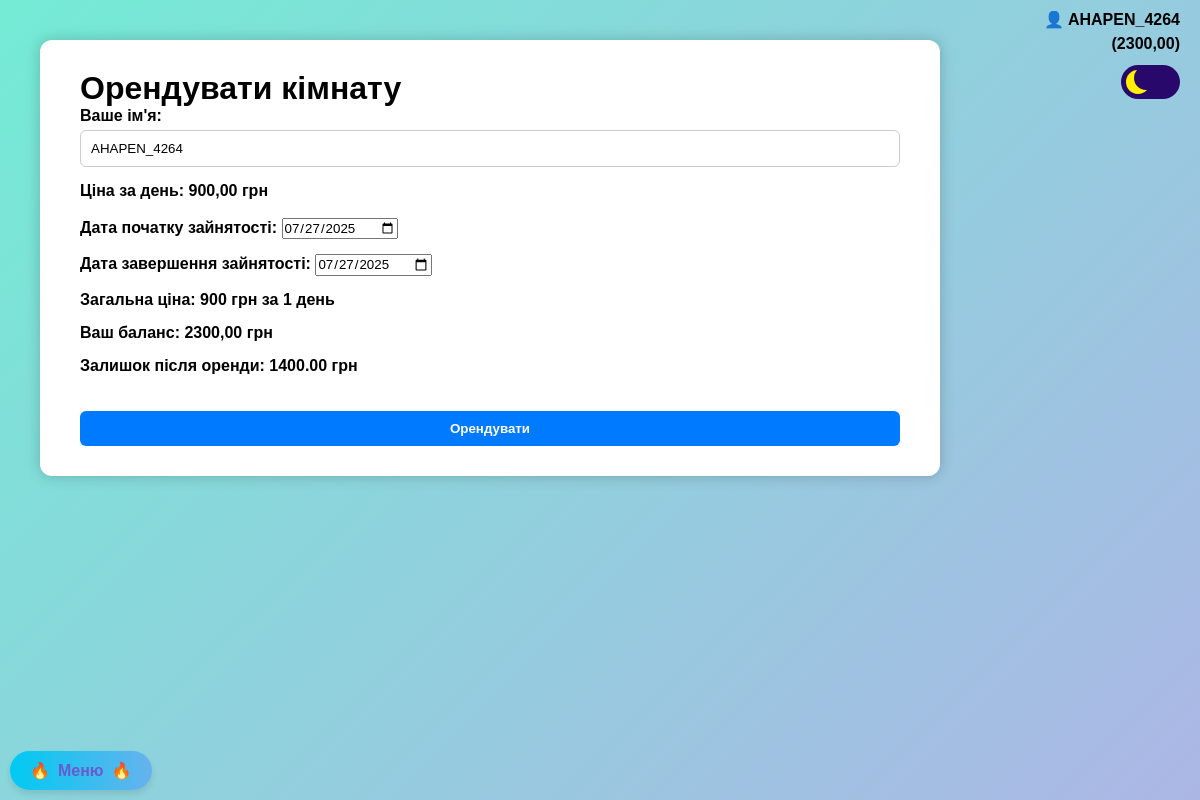
Page /rent/user_id=1/room_id=1 (signed in) on the committed database.
### app/models.py (models this page shows)
class User(AbstractUser):
    wallet = models.DecimalField(max_digits=10, decimal_places=2, default=0.00)
    phone_number = models.CharField(max_length=20, unique=True, null=True, blank=True)

class Room(models.Model):
    id = models.AutoField(primary_key=True)
    owner = models.ForeignKey(settings.AUTH_USER_MODEL, on_delete=models.CASCADE)
    title = models.CharField(max_length=200)
    description = models.TextField(null=True, blank=True)
    photo = models.ImageField(upload_to='photos/')
    price = models.DecimalField(max_digits=10, decimal_places=2, default=0.00)
    address = models.CharField(max_length=255)
    phone_number = models.CharField(max_length=15)
    created_at = models.DateTimeField(auto_now_add=True)
    first_data = models.DateField()
    last_data = models.DateField()

### app/views.py (the view, shortened to what this page needs)
# urls.py: path('rent/user_id=<int:user_id>/room_id=<int:room_id>', rent, name='rent'),
def rent(request, user_id, room_id):
    if user_id == 'none':
        return redirect('error-continued')
    try:
        user = User.objects.get(id=user_id)
    except User.DoesNotExist:
        return redirect('error-continued')
    room = get_object_or_404(Room, id=room_id)
    today = date.today()
    tomorrow = today + timedelta(days=1)
    context = {
        'title': f'Інформація про кімнату: {room.title}',
        'room': room,
        'user': request.user,
        'owner': user,
        'today': today.isoformat(),
        'tomorrow': tomorrow.isoformat(),
    }
    return render(request, 'rent.html', context)

### app/templates/rent.html (shortened to what this page needs)
{% extends 'base.html' %}
{% load static %}
{% block title %}
    <link rel="stylesheet" href="{% static 'css/rent.css' %}">
{% endblock %}
{% block body %}
<div class="username-display">
  {% if user.username %}
    <a href="/settings" class="login-link">👤 {{ user.username }}</a>
    <a href="/wallet" class="login-link">({{ user.wallet }})</a>
  {% else %}
    👤 Ви не увійшли в акаунт<br>
    <a href="/login" class="login-link">Увійти</a>
  {% endif %}
  <div class="switch-wrapper">
    <label class="switch" title="Перемкнути тему">
      <span class="slider"></span>
    </label>
  </div>
</div>
<div class="background">
  <div class="container">
    <form method="post">
        <h1>Орендувати кімнату</h1>
        <label>Ваше ім'я:
            <input type="text" value="{{ user.username }}" readonly>
        </label>
        <p style="margin: 0; font-weight: bold;">Ціна за день:
            <span id="daily_price_display">{{ room.price }}</span> грн
        </p>
        <br>
        <label>Дата початку зайнятості:
            <input type="date" name="first_data" id="start_date" value="{{ tomorrow }}" min="{{ tomorrow }}" required>
        </label>
        <label>Дата завершення зайнятості:
            <input type="date" name="last_data" id="end_date" value="{{ tomorrow }}" min="{{ tomorrow }}" required>
        </label>
        <label>Загальна ціна:
            <span id="total_price_display" style="font-weight: bold;"></span>
        </label>
        <label>Ваш баланс: <strong id="wallet_balance">{{ user.wallet }}</strong> грн</label>
        <p id="balance_remaining" style="font-weight: bold; margin-top: 5px;"></p>
        <br><br>
        <button type="submit">Орендувати</button>
    </form>
  </div>
</div>
<div id="menu" class="styled-button" onclick="redirectToMenu()">
  🔥
  <span style="color: #6a5acd; text-decoration: none; font-weight: bold;">Меню</span>
  🔥
</div>
{% endblock %}

### app/static/css/rent.css (style rules this page uses)
.username-display { position: absolute; top: 10px; right: 20px; font-weight: bold; font-size: 16px; color: #333; display: flex; flex-direction: column; align-items: flex-end; gap: 6px; }
.username-display a { color: #000; text-decoration: none; }
* { margin: 0; padding: 0; box-sizing: border-box; font-family: Arial, sans-serif; }
html, body { height: 100%; background: linear-gradient(135deg, #74ebd5, #ACB6E5); font-family: Arial, sans-serif; }
body { background: transparent; }
.background { display: flex; justify-content: flex-start; align-items: flex-start; padding: 40px; min-height: 100vh; }
.container { background-color: white; padding: 30px 40px; border-radius: 12px; box-shadow: 0 0 15px rgba(0, 0, 0, 0.2); width: 100%; max-width: 900px; }
button { width: 100%; padding: 10px; background-color: #007bff; color: white; border: none; border-radius: 6px; font-weight: bold; cursor: pointer; transition: background 0.3s ease; }
label { display: block; margin-bottom: 15px; font-weight: bold; }
input[type="text"], input[type="password"] { width: 100%; padding: 10px; margin-top: 5px; border: 1px solid #ccc; border-radius: 6px; }
.styled-button { position: fixed; left: 10px; bottom: 10px; display: inline-flex; align-items: center; gap: 8px; background: linear-gradient(90deg, #00caf3, #66b2ed); color: #5f2eea; font-family: Arial, sans-serif; font-size: 16px; font-weight: bold; padding: 10px 20px; border: none; border-radius: 20px; box-shadow: 0 4px 6px rgba(0, 0, 0, 0.1); cursor: pointer; text-decoration: none; transition: transform 0.2s ease, box-shadow 0.2s ease; }
.styled-button span { color: #8b5cf6; text-decoration: underline; }
.switch-wrapper { margin-top: 6px; }
.switch { font-size: 17px; display: inline-block; width: 3.5em; height: 2em; position: relative; }
.slider { --background: #28096b; position: absolute; cursor: pointer; top: 0; left: 0; right: 0; bottom: 0; background-color: var(--background); transition: .5s; border-radius: 30px; }
.slider:before { position: absolute; content: ""; height: 1.4em; width: 1.4em; border-radius: 50%; left: 10%; bottom: 15%; box-shadow: inset 8px -4px 0px 0px #fff000; background: var(--background); transition: .5s; }

### rows in the picture
User: username "AHAPEN_4264", wallet "2300,00"
Room: price "900,00"
